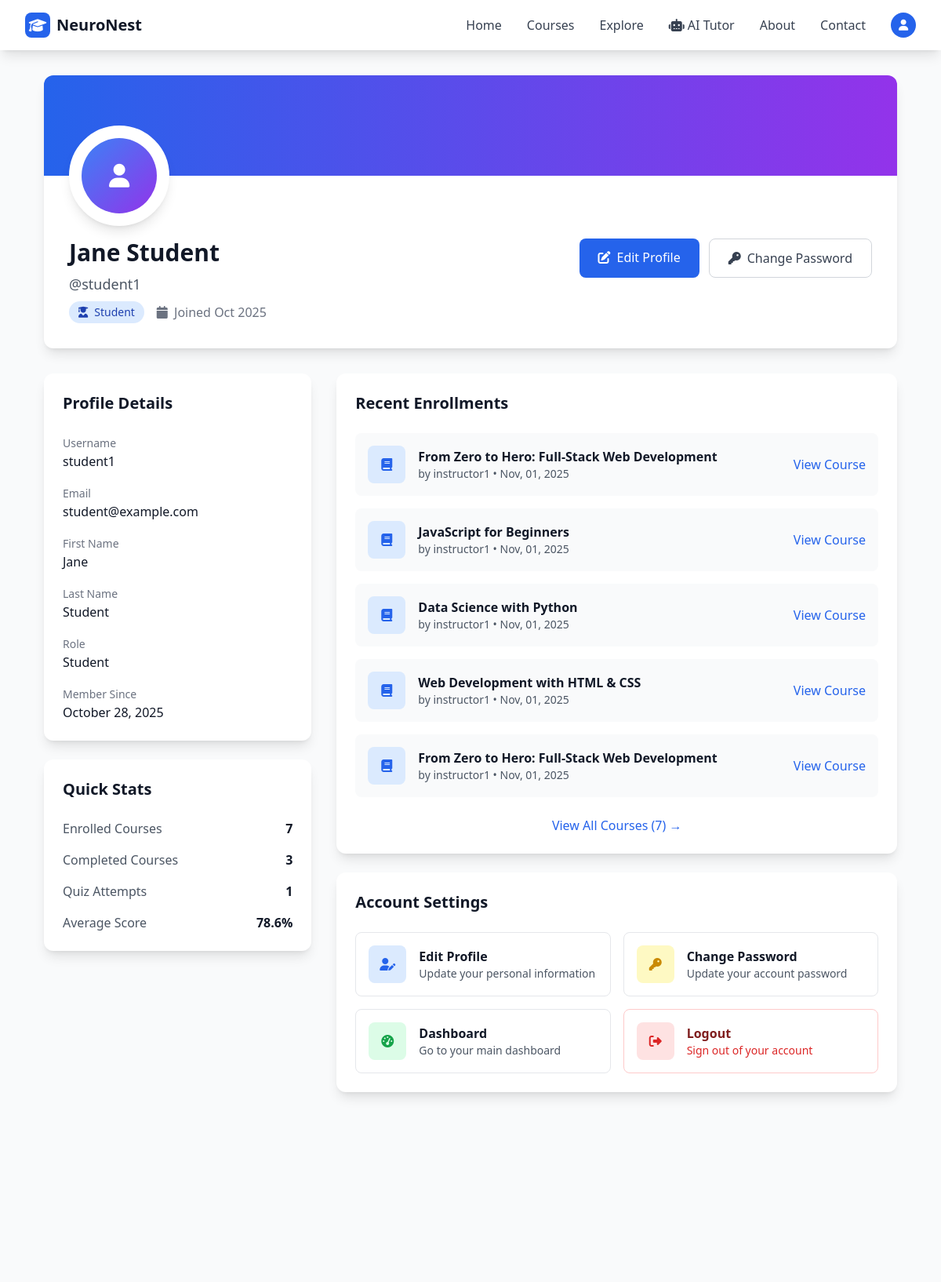
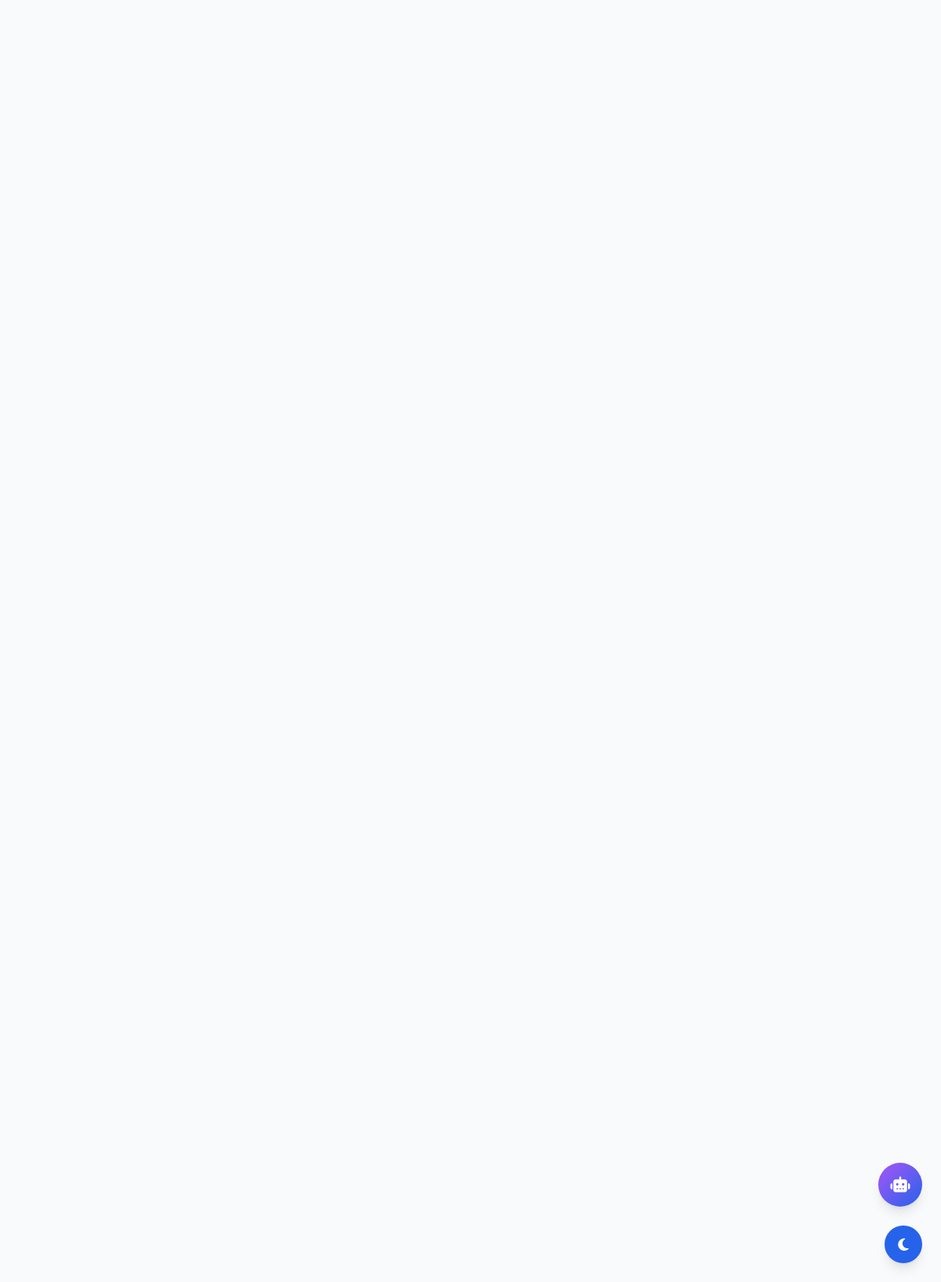
/users/profile/ (signed in), run on the app's committed database (2 pictures, top to bottom).
### users/models.py (models this page shows, shortened)
class CustomUser(AbstractUser):
    ROLE_CHOICES = (
        ('student', 'Student'),
        ('instructor', 'Instructor'),
        ('admin', 'Admin'),
    )
    role = models.CharField(max_length=20, choices=ROLE_CHOICES, default='student')

### courses/models.py (models this page shows, shortened)
class Enrollment(models.Model):
    student = models.ForeignKey(User, on_delete=models.CASCADE, limit_choices_to={'role': 'student'})
    course = models.ForeignKey(Course, on_delete=models.CASCADE)
    enrolled_at = models.DateTimeField(auto_now_add=True)
    class Meta:
        unique_together = ('student', 'course')

class Course(models.Model):
    CATEGORY_CHOICES = [
        ('programming', 'Programming'),
        ('design', 'Design'),
        ('business', 'Business'),
        ('data_science', 'Data Science'),
        ('marketing', 'Marketing'),
        ('photography', 'Photography'),
        ('music', 'Music'),
        ('language', 'Language'),
        ('health', 'Health & Fitness'),
        ('other', 'Other'),
    ]
    title = models.CharField(max_length=200)
    description = models.TextField(blank=True)
    instructor = models.ForeignKey(User, on_delete=models.CASCADE, limit_choices_to={'role': 'instructor'})
    category = models.CharField(max_length=50, choices=CATEGORY_CHOICES, default='other')
    created_at = models.DateTimeField(auto_now_add=True)

### users/views.py (the view, shortened to what this page needs)
# urls.py: path('profile/', profile_view, name='profile'),
@login_required
def profile_view(request):
    user = request.user
    context = {
        'user': user,
        'is_student': user.role == 'student',
        'is_instructor': user.role == 'instructor',
    }
    if user.role == 'student':
        from courses.models import Enrollment, Progress, StudentAnswer
        enrollments = Enrollment.objects.filter(student=user)
        progress_records = Progress.objects.filter(student=user)
        quiz_attempts = StudentAnswer.objects.filter(student=user).count()
        total_courses = enrollments.count()
        completed_courses = progress_records.filter(score__gte=80).count()
        avg_score = progress_records.aggregate(avg_score=models.Avg('score'))['avg_score'] or 0
        context.update({
            'total_courses': total_courses,
            'completed_courses': completed_courses,
            'quiz_attempts': quiz_attempts,
            'avg_score': round(avg_score, 1),
            'recent_enrollments': enrollments.order_by('-enrolled_at')[:5],
        })
    return render(request, 'users/profile.html', context)

### users/templates/users/profile.html (shortened to what this page needs)
{% extends 'base/base.html' %}
{% block content %}
<div class="max-w-6xl mx-auto px-4 sm:px-6 lg:px-8 py-8">
    <div class="bg-white dark:bg-gray-800 rounded-xl shadow-lg overflow-hidden mb-8">
        <div class="bg-gradient-to-r from-blue-600 to-purple-600 h-32"></div>
        <div class="relative px-8 pb-8">
            <div class="absolute -top-16 left-8">
                <div
                    class="w-32 h-32 bg-white dark:bg-gray-800 rounded-full border-4 border-white dark:border-gray-800 flex items-center justify-center shadow-lg">
                    <div
                        class="w-24 h-24 bg-gradient-to-br from-blue-500 to-purple-600 rounded-full flex items-center justify-center">
                        <i class="fas fa-user text-white text-3xl"></i>
                    </div>
                </div>
            </div>
            <div class="pt-20 flex items-start justify-between">
                <div>
                    <h1 class="text-3xl font-bold text-gray-900 dark:text-white mb-2">
                        {% if user.first_name or user.last_name %}
                        {{ user.first_name }} {{ user.last_name }}
                        {% else %}
                        {{ user.username }}
                        {% endif %}
                    </h1>
                    <p class="text-lg text-gray-600 dark:text-gray-300 mb-2">@{{ user.username }}</p>
                    <div class="flex items-center space-x-4">
                        <span
                            class="inline-flex items-center px-3 py-1 rounded-full text-sm font-medium
                            {% if user.role == 'student' %}bg-blue-100 text-blue-800 dark:bg-blue-900 dark:text-blue-200
                            {% elif user.role == 'instructor' %}bg-green-100 text-green-800 dark:bg-green-900 dark:text-green-200
                            {% else %}bg-purple-100 text-purple-800 dark:bg-purple-900 dark:text-purple-200{% endif %}">
                            <i
                                class="fas {% if user.role == 'student' %}fa-user-graduate{% elif user.role == 'instructor' %}fa-chalkboard-teacher{% else %}fa-user-shield{% endif %} mr-2"></i>
                            {{ user.get_role_display }}
                        </span>
                        <span class="text-gray-500 dark:text-gray-400">
                            <i class="fas fa-calendar mr-1"></i>
                            Joined {{ user.date_joined|date:"M Y" }}
                        </span>
                    </div>
                </div>
                <div class="flex space-x-3">
                    <a href="{% url 'users:edit_profile' %}"
                        class="bg-blue-600 text-white px-6 py-3 rounded-lg hover:bg-blue-700 transition-colors">
                        <i class="fas fa-edit mr-2"></i>Edit Profile
                    </a>
                    <a href="{% url 'users:change_password' %}"
                        class="border border-gray-300 dark:border-gray-600 text-gray-700 dark:text-gray-300 px-6 py-3 rounded-lg hover:bg-gray-50 dark:hover:bg-gray-700 transition-colors">
                        <i class="fas fa-key mr-2"></i>Change Password
                    </a>
                </div>
            </div>
        </div>
    </div>
    <div class="grid grid-cols-1 lg:grid-cols-3 gap-8">
        <div class="lg:col-span-1">
            <div class="bg-white dark:bg-gray-800 rounded-xl shadow-lg p-6 mb-6">
                <h2 class="text-xl font-bold text-gray-900 dark:text-white mb-6">Profile Details</h2>
                <div class="space-y-4">
                    <div>
                        <label class="text-sm font-medium text-gray-500 dark:text-gray-400">Username</label>
                        <p class="text-gray-900 dark:text-white">{{ user.username }}</p>
                    </div>
                    <div>
                        <label class="text-sm font-medium text-gray-500 dark:text-gray-400">Email</label>
                        <p class="text-gray-900 dark:text-white">{{ user.email }}</p>
                    </div>
                    {% if user.first_name %}
                    <div>
                        <label class="text-sm font-medium text-gray-500 dark:text-gray-400">First Name</label>
                        <p class="text-gray-900 dark:text-white">{{ user.first_name }}</p>
                    </div>
                    {% endif %}
                    {% if user.last_name %}
                    <div>
                        <label class="text-sm font-medium text-gray-500 dark:text-gray-400">Last Name</label>
                        <p class="text-gray-900 dark:text-white">{{ user.last_name }}</p>
                    </div>
                    {% endif %}
                    <div>
                        <label class="text-sm font-medium text-gray-500 dark:text-gray-400">Role</label>
                        <p class="text-gray-900 dark:text-white">{{ user.get_role_display }}</p>
                    </div>
                    <div>
                        <label class="text-sm font-medium text-gray-500 dark:text-gray-400">Member Since</label>
                        <p class="text-gray-900 dark:text-white">{{ user.date_joined|date:"F d, Y" }}</p>
                    </div>
                </div>
            </div>
            <div class="bg-white dark:bg-gray-800 rounded-xl shadow-lg p-6">
                <h2 class="text-xl font-bold text-gray-900 dark:text-white mb-6">Quick Stats</h2>
                {% if is_student %}
                <div class="space-y-4">
                    <div class="flex justify-between items-center">
                        <span class="text-gray-600 dark:text-gray-300">Enrolled Courses</span>
                        <span class="font-semibold text-gray-900 dark:text-white">{{ total_courses|default:0 }}</span>
                    </div>
                    <div class="flex justify-between items-center">
                        <span class="text-gray-600 dark:text-gray-300">Completed Courses</span>
                        <span class="font-semibold text-gray-900 dark:text-white">{{ completed_courses|default:0 }}</span>
                    </div>
                    <div class="flex justify-between items-center">
                        <span class="text-gray-600 dark:text-gray-300">Quiz Attempts</span>
                        <span class="font-semibold text-gray-900 dark:text-white">{{ quiz_attempts|default:0 }}</span>
                    </div>
                    <div class="flex justify-between items-center">
                        <span class="text-gray-600 dark:text-gray-300">Average Score</span>
                        <span class="font-semibold text-gray-900 dark:text-white">{{ avg_score|default:0 }}%</span>
                    </div>
                </div>
                {% endif %}
            </div>
        </div>
        <div class="lg:col-span-2">
            {% if is_student %}
            <div class="bg-white dark:bg-gray-800 rounded-xl shadow-lg p-6 mb-6">
                <h2 class="text-xl font-bold text-gray-900 dark:text-white mb-6">Recent Enrollments</h2>
                {% if recent_enrollments %}
                <div class="space-y-4">
                    {% for enrollment in recent_enrollments %}
                    <div class="flex items-center justify-between p-4 bg-gray-50 dark:bg-gray-700 rounded-lg">
                        <div class="flex items-center space-x-4">
                            <div
                                class="w-12 h-12 bg-blue-100 dark:bg-blue-900 rounded-lg flex items-center justify-center">
                                <i class="fas fa-book text-blue-600 dark:text-blue-400"></i>
                            </div>
                            <div>
                                <h3 class="font-semibold text-gray-900 dark:text-white">{{ enrollment.course.title }}
                                </h3>
                                <p class="text-sm text-gray-600 dark:text-gray-300">
                                    by {{ enrollment.course.instructor.username }} • {{ enrollment.enrolled_at|date:"M, d, Y" }}
                                </p>
                            </div>
                        </div>
                        <a href="{% url 'courses:course_detail' enrollment.course.id %}"
                            class="text-blue-600 hover:text-blue-700 font-medium">
                            View Course
                        </a>
                    </div>
                    {% endfor %}
                </div>
                {% if total_courses > 5 %}
                <div class="text-center mt-6">
                    <a href="{% url 'courses:my_courses' %}" class="text-blue-600 hover:text-blue-700 font-medium">
                        View All Courses ({{ total_courses }}) →
                    </a>
                </div>
                {% endif %}
                {% endif %}
            </div>
            {% endif %}
            <div class="bg-white dark:bg-gray-800 rounded-xl shadow-lg p-6">
                <h2 class="text-xl font-bold text-gray-900 dark:text-white mb-6">Account Settings</h2>
                <div class="grid grid-cols-1 md:grid-cols-2 gap-4">
                    <a href="{% url 'users:edit_profile' %}"
                        class="flex items-center p-4 border border-gray-200 dark:border-gray-700 rounded-lg hover:shadow-md transition-shadow">
                        <div
                            class="w-12 h-12 bg-blue-100 dark:bg-blue-900 rounded-lg flex items-center justify-center mr-4">
                            <i class="fas fa-user-edit text-blue-600 dark:text-blue-400"></i>
                        </div>
                        <div>
                            <h3 class="font-semibold text-gray-900 dark:text-white">Edit Profile</h3>
                            <p class="text-sm text-gray-600 dark:text-gray-300">Update your personal information</p>
                        </div>
                    </a>
                    <a href="{% url 'users:change_password' %}"
                        class="flex items-center p-4 border border-gray-200 dark:border-gray-700 rounded-lg hover:shadow-md transition-shadow">
                        <div
                            class="w-12 h-12 bg-yellow-100 dark:bg-yellow-900 rounded-lg flex items-center justify-center mr-4">
                            <i class="fas fa-key text-yellow-600 dark:text-yellow-400"></i>
                        </div>
                        <div>
                            <h3 class="font-semibold text-gray-900 dark:text-white">Change Password</h3>
                            <p class="text-sm text-gray-600 dark:text-gray-300">Update your account password</p>
                        </div>
                    </a>
                    <a href="{% url 'users:dashboard' %}"
                        class="flex items-center p-4 border border-gray-200 dark:border-gray-700 rounded-lg hover:shadow-md transition-shadow">
                        <div
                            class="w-12 h-12 bg-green-100 dark:bg-green-900 rounded-lg flex items-center justify-center mr-4">
                            <i class="fas fa-tachometer-alt text-green-600 dark:text-green-400"></i>
                        </div>
                        <div>
                            <h3 class="font-semibold text-gray-900 dark:text-white">Dashboard</h3>
                            <p class="text-sm text-gray-600 dark:text-gray-300">Go to your main dashboard</p>
                        </div>
                    </a>
                    <a href="{% url 'users:logout' %}"
                        class="flex items-center p-4 border border-red-200 dark:border-red-800 rounded-lg hover:shadow-md transition-shadow">
                        <div
                            class="w-12 h-12 bg-red-100 dark:bg-red-900 rounded-lg flex items-center justify-center mr-4">
                            <i class="fas fa-sign-out-alt text-red-600 dark:text-red-400"></i>
                        </div>
                        <div>
                            <h3 class="font-semibold text-red-900 dark:text-red-100">Logout</h3>
                            <p class="text-sm text-red-600 dark:text-red-300">Sign out of your account</p>
                        </div>
                    </a>
                </div>
            </div>
        </div>
    </div>
</div>
{% endblock %}

### data on the page
CustomUser: first_name "Jane", last_name "Student", username "student1", role "Student", date_joined "Oct 2025", email "student@example.com", date_joined "October 28, 2025"
Enrollment: course "From Zero to Hero: Full-Stack Web Development", course.instructor.username "instructor1", enrolled_at "Nov, 01, 2025"
Enrollment: course "JavaScript for Beginners", course.instructor.username "instructor1", enrolled_at "Nov, 01, 2025"
Enrollment: course "Data Science with Python", course.instructor.username "instructor1", enrolled_at "Nov, 01, 2025"
Enrollment: course "Web Development with HTML & CSS", course.instructor.username "instructor1", enrolled_at "Nov, 01, 2025"
Enrollment: course "From Zero to Hero: Full-Stack Web Development", course.instructor.username "instructor1", enrolled_at "Nov, 01, 2025"

### other printed values
{{ total_courses|default:0 }} "7"
{{ completed_courses|default:0 }} "3"
{{ quiz_attempts|default:0 }} "1"
{{ avg_score|default:0 }} "78.6"
{{ total_courses }} "7"
